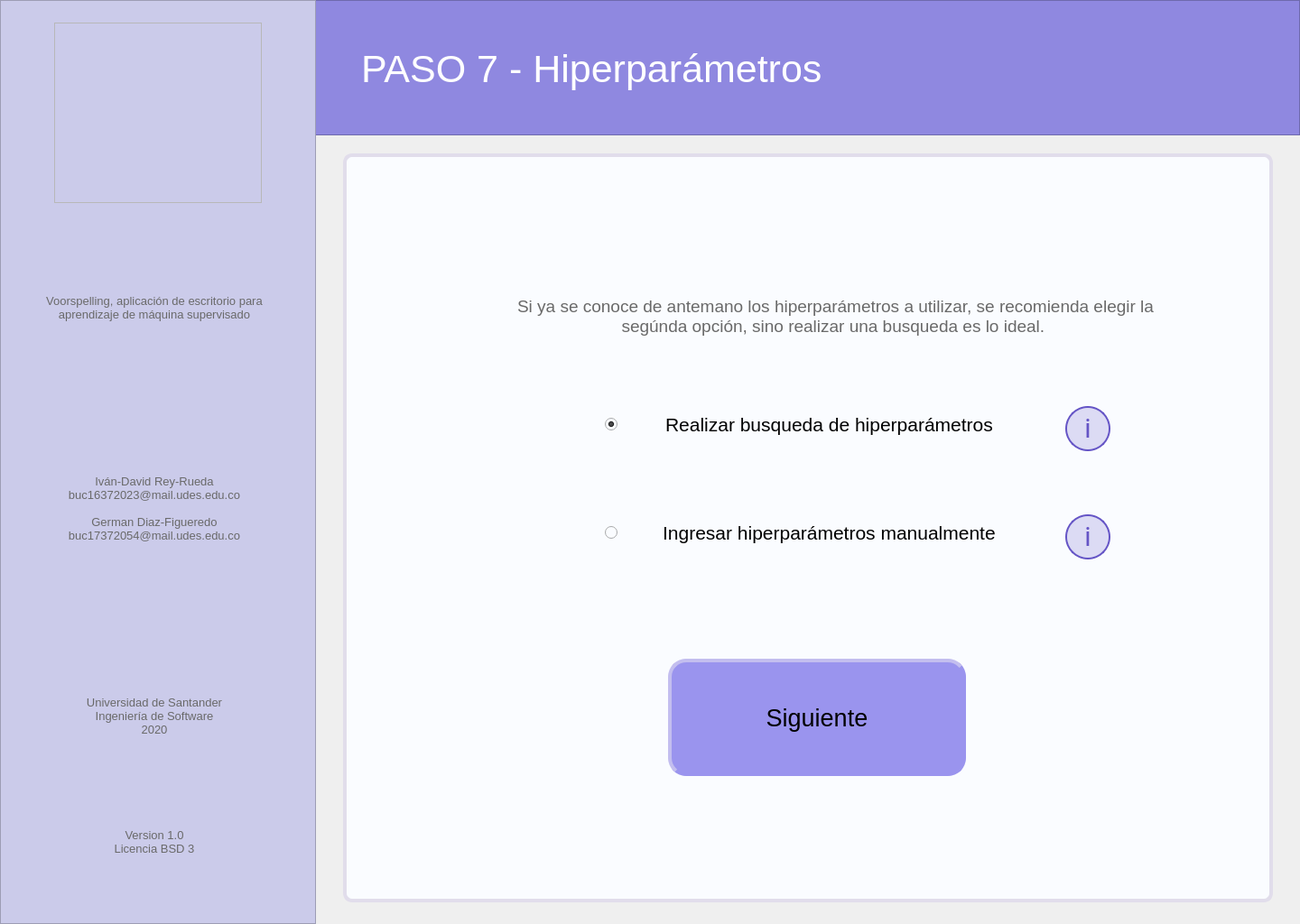
<?xml version="1.0" encoding="UTF-8"?>
<ui version="4.0">
 <class>MainWindow</class>
 <widget class="QMainWindow" name="MainWindow">
  <property name="geometry">
   <rect>
    <x>0</x>
    <y>0</y>
    <width>1440</width>
    <height>1024</height>
   </rect>
  </property>
  <property name="minimumSize">
   <size>
    <width>1440</width>
    <height>1024</height>
   </size>
  </property>
  <property name="maximumSize">
   <size>
    <width>1440</width>
    <height>1024</height>
   </size>
  </property>
  <property name="windowTitle">
   <string>Voorspelling</string>
  </property>
  <widget class="QWidget" name="centralwidget">
   <widget class="QFrame" name="left_bar">
    <property name="geometry">
     <rect>
      <x>0</x>
      <y>0</y>
      <width>350</width>
      <height>1024</height>
     </rect>
    </property>
    <property name="styleSheet">
     <string notr="true">background-color: rgb(203, 203, 234);

</string>
    </property>
    <property name="frameShape">
     <enum>QFrame::StyledPanel</enum>
    </property>
    <property name="frameShadow">
     <enum>QFrame::Raised</enum>
    </property>
    <widget class="QLabel" name="lbl_left_1">
     <property name="geometry">
      <rect>
       <x>18</x>
       <y>278</y>
       <width>306</width>
       <height>126</height>
      </rect>
     </property>
     <property name="font">
      <font>
       <pointsize>10</pointsize>
      </font>
     </property>
     <property name="styleSheet">
      <string notr="true">color: rgb(105, 105, 105);</string>
     </property>
     <property name="text">
      <string>Voorspelling, aplicación de escritorio para aprendizaje de máquina supervisado</string>
     </property>
     <property name="alignment">
      <set>Qt::AlignCenter</set>
     </property>
     <property name="wordWrap">
      <bool>true</bool>
     </property>
    </widget>
    <widget class="QLabel" name="lbl_left_2">
     <property name="geometry">
      <rect>
       <x>18</x>
       <y>500</y>
       <width>306</width>
       <height>126</height>
      </rect>
     </property>
     <property name="font">
      <font>
       <pointsize>10</pointsize>
      </font>
     </property>
     <property name="styleSheet">
      <string notr="true">color: rgb(105, 105, 105);</string>
     </property>
     <property name="text">
      <string>Iván-David Rey-Rueda
buc16372023@mail.udes.edu.co

German Diaz-Figueredo
buc17372054@mail.udes.edu.co</string>
     </property>
     <property name="alignment">
      <set>Qt::AlignCenter</set>
     </property>
     <property name="wordWrap">
      <bool>true</bool>
     </property>
    </widget>
    <widget class="QLabel" name="lbl_left_3">
     <property name="geometry">
      <rect>
       <x>18</x>
       <y>730</y>
       <width>306</width>
       <height>126</height>
      </rect>
     </property>
     <property name="font">
      <font>
       <pointsize>10</pointsize>
      </font>
     </property>
     <property name="styleSheet">
      <string notr="true">color: rgb(105, 105, 105);</string>
     </property>
     <property name="text">
      <string>Universidad de Santander
Ingeniería de Software
2020</string>
     </property>
     <property name="alignment">
      <set>Qt::AlignCenter</set>
     </property>
     <property name="wordWrap">
      <bool>true</bool>
     </property>
    </widget>
    <widget class="QLabel" name="lbl_left_4">
     <property name="geometry">
      <rect>
       <x>18</x>
       <y>870</y>
       <width>306</width>
       <height>126</height>
      </rect>
     </property>
     <property name="font">
      <font>
       <pointsize>10</pointsize>
      </font>
     </property>
     <property name="styleSheet">
      <string notr="true">color: rgb(105, 105, 105);</string>
     </property>
     <property name="text">
      <string>Version 1.0
Licencia BSD 3</string>
     </property>
     <property name="alignment">
      <set>Qt::AlignCenter</set>
     </property>
     <property name="wordWrap">
      <bool>true</bool>
     </property>
    </widget>
   </widget>
   <widget class="QFrame" name="logo">
    <property name="geometry">
     <rect>
      <x>60</x>
      <y>25</y>
      <width>230</width>
      <height>200</height>
     </rect>
    </property>
    <property name="styleSheet">
     <string notr="true">image: url(:/image/voorspelling_logo.png);</string>
    </property>
    <property name="frameShape">
     <enum>QFrame::StyledPanel</enum>
    </property>
    <property name="frameShadow">
     <enum>QFrame::Raised</enum>
    </property>
   </widget>
   <widget class="QFrame" name="up_bar">
    <property name="geometry">
     <rect>
      <x>0</x>
      <y>0</y>
      <width>1440</width>
      <height>150</height>
     </rect>
    </property>
    <property name="styleSheet">
     <string notr="true">background-color: rgb(143, 136, 224);</string>
    </property>
    <property name="frameShape">
     <enum>QFrame::StyledPanel</enum>
    </property>
    <property name="frameShadow">
     <enum>QFrame::Raised</enum>
    </property>
    <widget class="QLabel" name="lbl_tittle">
     <property name="geometry">
      <rect>
       <x>400</x>
       <y>40</y>
       <width>941</width>
       <height>72</height>
      </rect>
     </property>
     <property name="font">
      <font>
       <family>MS Shell Dlg 2</family>
       <pointsize>32</pointsize>
       <weight>50</weight>
       <italic>false</italic>
       <bold>false</bold>
      </font>
     </property>
     <property name="styleSheet">
      <string notr="true">border: none;
color: rgb(255, 255, 255);</string>
     </property>
     <property name="text">
      <string>PASO 7 - Hiperparámetros</string>
     </property>
     <property name="scaledContents">
      <bool>false</bool>
     </property>
     <property name="alignment">
      <set>Qt::AlignLeading|Qt::AlignLeft|Qt::AlignVCenter</set>
     </property>
     <property name="wordWrap">
      <bool>true</bool>
     </property>
     <property name="margin">
      <number>0</number>
     </property>
     <property name="indent">
      <number>0</number>
     </property>
    </widget>
   </widget>
   <widget class="QFrame" name="main_area">
    <property name="geometry">
     <rect>
      <x>380</x>
      <y>170</y>
      <width>1030</width>
      <height>830</height>
     </rect>
    </property>
    <property name="styleSheet">
     <string notr="true">background-color: rgb(250, 252, 255);
border: 4px solid;
border-color: rgb(225, 221, 235);
border-radius: 10px;</string>
    </property>
    <property name="frameShape">
     <enum>QFrame::StyledPanel</enum>
    </property>
    <property name="frameShadow">
     <enum>QFrame::Raised</enum>
    </property>
    <widget class="QLabel" name="lbl_description">
     <property name="geometry">
      <rect>
       <x>160</x>
       <y>140</y>
       <width>771</width>
       <height>80</height>
      </rect>
     </property>
     <property name="font">
      <font>
       <pointsize>14</pointsize>
      </font>
     </property>
     <property name="styleSheet">
      <string notr="true">color: rgb(105, 105, 105);
border: none;</string>
     </property>
     <property name="text">
      <string>Si ya se conoce de antemano los hiperparámetros a utilizar, se recomienda elegir la segúnda opción, sino realizar una busqueda es lo ideal. </string>
     </property>
     <property name="alignment">
      <set>Qt::AlignCenter</set>
     </property>
     <property name="wordWrap">
      <bool>true</bool>
     </property>
    </widget>
    <widget class="QPushButton" name="btn_next">
     <property name="geometry">
      <rect>
       <x>360</x>
       <y>560</y>
       <width>330</width>
       <height>130</height>
      </rect>
     </property>
     <property name="font">
      <font>
       <pointsize>20</pointsize>
       <kerning>true</kerning>
      </font>
     </property>
     <property name="styleSheet">
      <string notr="true">QPushButton{
background-color: rgb(154, 148, 238);
border-left-color: rgb(195, 190, 239);
border-top-color: rgb(195, 190, 239);
border-bottom-color: rgb(154, 148, 238);
border-right-color: rgb(154, 148, 238);
border-radius: 20px;
}
QPushButton:hover{
background-color: rgb(160, 155, 245);
}
QPushButton:pressed{
background-color: rgb(150, 140, 230);
border-left-color: rgb(140, 135, 220);
border-top-color: rgb(140, 135, 220);
border-bottom-color: rgb(195, 190, 239);
border-right-color: rgb(195, 190, 239);
}</string>
     </property>
     <property name="text">
      <string>Siguiente</string>
     </property>
     <property name="autoDefault">
      <bool>false</bool>
     </property>
    </widget>
    <widget class="QPushButton" name="btn_info_Search_Hiperparameters">
     <property name="geometry">
      <rect>
       <x>800</x>
       <y>280</y>
       <width>50</width>
       <height>50</height>
      </rect>
     </property>
     <property name="styleSheet">
      <string notr="true">QPushButton{
background: rgba(101, 85, 198, 0.2);
border: 2px solid #6555C6;
box-sizing: border-box;
border-radius: 25px;


position: absolute;
width: 25px;
height: 44.55px;
font-family: Roboto;
font-style: normal;
font-weight: normal;
font-size: 30px;
line-height: 56px;
display: flex;
align-items: center;
text-align: center;

color: #6555C6;
}
QPushButton:hover{
background-color: rgb(190, 185, 250);
}
QPushButton:pressed{
background-color: rgb(160, 150, 240);
}</string>
     </property>
     <property name="text">
      <string>i</string>
     </property>
    </widget>
    <widget class="QPushButton" name="btn_info_Hiperparameters_By_Hand">
     <property name="geometry">
      <rect>
       <x>800</x>
       <y>400</y>
       <width>50</width>
       <height>50</height>
      </rect>
     </property>
     <property name="styleSheet">
      <string notr="true">QPushButton{
background: rgba(101, 85, 198, 0.2);
border: 2px solid #6555C6;
box-sizing: border-box;
border-radius: 25px;


position: absolute;
width: 25px;
height: 44.55px;
font-family: Roboto;
font-style: normal;
font-weight: normal;
font-size: 30px;
line-height: 56px;
display: flex;
align-items: center;
text-align: center;

color: #6555C6;
}
QPushButton:hover{
background-color: rgb(190, 185, 250);
}
QPushButton:pressed{
background-color: rgb(160, 150, 240);
}</string>
     </property>
     <property name="text">
      <string>i</string>
     </property>
    </widget>
    <widget class="QPushButton" name="btn_back">
     <property name="geometry">
      <rect>
       <x>60</x>
       <y>50</y>
       <width>70</width>
       <height>70</height>
      </rect>
     </property>
     <property name="styleSheet">
      <string notr="true">QPushButton{
background-image: url(:/botton/bxs-left-arrow-circle.svg);
border-radius: 35px;
border: none;


color: #6555C6;
}
QPushButton:hover{
background-color: rgb(235, 225, 250);

}
QPushButton:pressed{

background-color: qradialgradient(spread:pad, cx:0.5, cy:0.5, radius:0.5, fx:0.5, fy:0.5, stop:0 rgba(200, 190, 250, 205), stop:0.6 rgba(200, 190, 250, 205), stop:1 rgba(255, 255, 255, 0));

}

</string>
     </property>
     <property name="text">
      <string/>
     </property>
     <property name="iconSize">
      <size>
       <width>20</width>
       <height>20</height>
      </size>
     </property>
    </widget>
    <widget class="QRadioButton" name="rbtn_Search_Hiperparameters">
     <property name="geometry">
      <rect>
       <x>290</x>
       <y>260</y>
       <width>440</width>
       <height>80</height>
      </rect>
     </property>
     <property name="font">
      <font>
       <pointsize>16</pointsize>
      </font>
     </property>
     <property name="layoutDirection">
      <enum>Qt::LeftToRight</enum>
     </property>
     <property name="styleSheet">
      <string notr="true">border: none;</string>
     </property>
     <property name="text">
      <string/>
     </property>
     <property name="iconSize">
      <size>
       <width>40</width>
       <height>40</height>
      </size>
     </property>
     <property name="checkable">
      <bool>true</bool>
     </property>
     <property name="checked">
      <bool>true</bool>
     </property>
    </widget>
    <widget class="QRadioButton" name="rbtn_Hiperparameters_By_Hand">
     <property name="geometry">
      <rect>
       <x>290</x>
       <y>380</y>
       <width>440</width>
       <height>80</height>
      </rect>
     </property>
     <property name="font">
      <font>
       <pointsize>16</pointsize>
      </font>
     </property>
     <property name="styleSheet">
      <string notr="true">border: none;</string>
     </property>
     <property name="text">
      <string/>
     </property>
    </widget>
    <widget class="QLabel" name="lbl_Search_Hiperparameters">
     <property name="geometry">
      <rect>
       <x>320</x>
       <y>270</y>
       <width>431</width>
       <height>61</height>
      </rect>
     </property>
     <property name="font">
      <font>
       <pointsize>16</pointsize>
      </font>
     </property>
     <property name="styleSheet">
      <string notr="true">border: none;</string>
     </property>
     <property name="text">
      <string> Realizar busqueda de hiperparámetros</string>
     </property>
     <property name="alignment">
      <set>Qt::AlignCenter</set>
     </property>
    </widget>
    <widget class="QLabel" name="lbl_Hiperparameters_By_Hand">
     <property name="geometry">
      <rect>
       <x>320</x>
       <y>390</y>
       <width>431</width>
       <height>61</height>
      </rect>
     </property>
     <property name="font">
      <font>
       <pointsize>16</pointsize>
      </font>
     </property>
     <property name="styleSheet">
      <string notr="true">border: none;</string>
     </property>
     <property name="text">
      <string> Ingresar hiperparámetros manualmente</string>
     </property>
     <property name="alignment">
      <set>Qt::AlignCenter</set>
     </property>
    </widget>
   </widget>
   <zorder>up_bar</zorder>
   <zorder>left_bar</zorder>
   <zorder>logo</zorder>
   <zorder>main_area</zorder>
  </widget>
 </widget>
 <resources>
  <include location="Images_voor.qrc"/>
 </resources>
 <connections/>
</ui>
